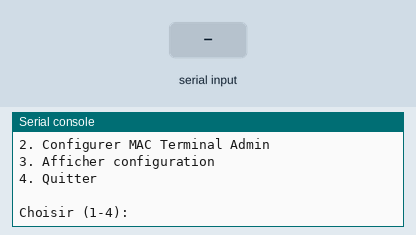
This program was run on a simulated ESP32 board running MicroPython. Shown: the last lines printed to the serial console. Inputs (shaded band) come from the test bench. EEPROM starts erased. At 5.8 s the program stops and its outputs stay as they are.

Above: at 1.2 s.
1.3 s: "1" typed at the serial console, then Enter
At 1.7 s:
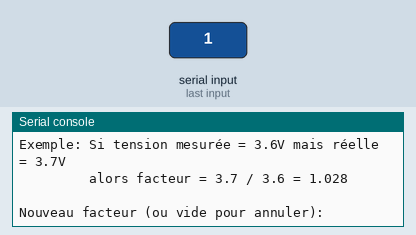
2.8 s: "2" typed at the serial console, then Enter
At 4.0 s:
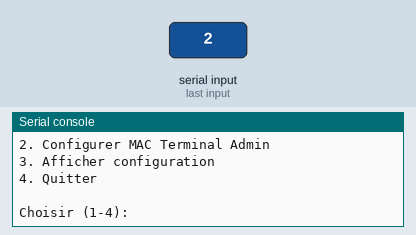
4.3 s: "3" typed at the serial console, then Enter
5.8 s: "4" typed at the serial console, then Enter
At 6.2 s:
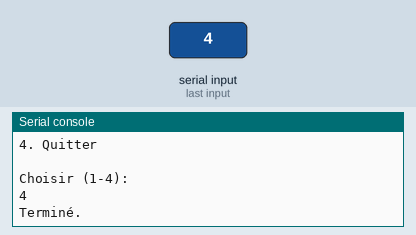
Timing chart, 0 to 7.3 s (numbered marks = the images above; inputs shaded):
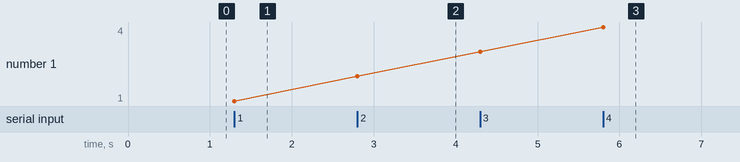

The program:

dd_nvs_utils.py
```python
"""
project : DTD
Component : DD
file: dd_nvs_utils.py
author: jom52
email: jom52.dev@gmail.com
github: https://github.com/JOM52/esp32-dtd
v1.0.0 : 13.01.2026
"""

__version__ = "1.0.0"

import esp32
import struct

# ================================================================
# FONCTIONS NVS DE BASE
# ================================================================

def set_str(namespace, key, value):
    """Écrit une chaîne UTF-8 dans NVS"""
    if not isinstance(value, str):
        raise TypeError("set_str() attend une chaîne (str)")

    nvs = esp32.NVS(namespace)
    nvs.set_blob(key, value.encode())
    nvs.commit()
    return True

def get_str(namespace, key, default="", max_len=32):
    """Lit une chaîne UTF-8 depuis NVS avec buffer"""
    try:
        nvs = esp32.NVS(namespace)
        buf = bytearray(max_len)
        n = nvs.get_blob(key, buf)
        return buf[:n].decode().rstrip("\x00")
    except:
        return default

def set_i32(namespace, key, value):
    """Écrit un int32 dans NVS"""
    if not isinstance(value, int):
        raise TypeError("set_i32() attend un int")

    nvs = esp32.NVS(namespace)
    nvs.set_i32(key, value)
    nvs.commit()
    return True

def get_i32(namespace, key, default=0):
    """Lit un int32 depuis NVS"""
    try:
        nvs = esp32.NVS(namespace)
        return nvs.get_i32(key)
    except:
        return default

def set_f32(namespace, key, value):
    """Écrit un float32 dans NVS (stocké comme blob)"""
    try:
        nvs = esp32.NVS(namespace)
        blob = struct.pack('f', float(value))
        nvs.set_blob(key, blob)
        nvs.commit()
        return True
    except:
        return False

def get_f32(namespace, key, default=0.0):
    """Lit un float32 depuis NVS"""
    try:
        nvs = esp32.NVS(namespace)
        buf = bytearray(4)
        n = nvs.get_blob(key, buf)
        if n >= 4:
            return struct.unpack('f', buf[:4])[0]
        return default
    except:
        return default

def delete_key(namespace, key):
    """Supprime une clé NVS"""
    try:
        nvs = esp32.NVS(namespace)
        nvs.erase_key(key)
        nvs.commit()
        return True
    except:
        return False

# ================================================================
# CONFIGURATION DD SPÉCIFIQUE
# ================================================================

NVS_NAMESPACE = "DTD"

def set_battery_calibration(factor):
    """
    Configure le facteur de calibration batterie

    Args:
        factor (float): Facteur de correction (0.5 - 2.0)

    Returns:
        bool: True si succès
    """
    if not isinstance(factor, (int, float)):
        print("[NVS] Erreur: facteur doit être numérique")
        return False

    if factor < 0.5 or factor > 2.0:
        print("[NVS] Erreur: facteur hors limites (0.5 - 2.0)")
        return False

    try:
        set_f32(NVS_NAMESPACE, "bat_cal_factor", factor)
        print("[NVS] Calibration batterie enregistrée: {:.3f}".format(factor))
        return True
    except Exception as e:
        print("[NVS] Erreur enregistrement calibration:", e)
        return False

def get_battery_calibration():
    """
    Lit le facteur de calibration batterie

    Returns:
        float: Facteur de correction (1.0 par défaut)
    """
    try:
        factor = get_f32(NVS_NAMESPACE, "bat_cal_factor", default=1.0)
        if 0.5 <= factor <= 2.0:
            return factor
        else:
            print("[NVS] Facteur invalide, utilisation défaut")
            return 1.0
    except:
        return 1.0

def set_ta_mac(mac_address):
    """
    Configure l'adresse MAC du Terminal Admin

    Args:
        mac_address (str): Adresse MAC format "AA:BB:CC:DD:EE:FF"

    Returns:
        bool: True si succès
    """
    if not isinstance(mac_address, str):
        print("[NVS] Erreur: MAC doit être une chaîne")
        return False

    # Validation format MAC (simple)
    if len(mac_address) < 17:
        print("[NVS] Erreur: MAC invalide (format: AA:BB:CC:DD:EE:FF)")
        return False

    try:
        set_str(NVS_NAMESPACE, "ta_mac", mac_address)
        print("[NVS] MAC du TA enregistré: {}".format(mac_address))
        return True
    except Exception as e:
        print("[NVS] Erreur enregistrement MAC:", e)
        return False

def get_ta_mac():
    """
    Lit l'adresse MAC du Terminal Admin

    Returns:
        str: Adresse MAC ou chaîne vide si non configuré
    """
    try:
        mac = get_str(NVS_NAMESPACE, "ta_mac", default="")
        return mac
    except:
        return ""

def show_config():
    """Affiche la configuration NVS actuelle"""
    print("=" * 60)
    print("CONFIGURATION DD (NVS)")
    print("=" * 60)

    # Calibration batterie
    bat_cal = get_battery_calibration()
    print("Calibration batterie: {:.3f}".format(bat_cal))

    # MAC du TA
    ta_mac = get_ta_mac()
    if ta_mac:
        print("MAC Terminal Admin: {}".format(ta_mac))
    else:
        print("MAC Terminal Admin: NON CONFIGURÉ")

    print("=" * 60)

# ================================================================
# UTILITAIRE DE CONFIGURATION INTERACTIF
# ================================================================

def config_interactive():
    """Menu interactif de configuration"""
    while True:
        print()
        print("=" * 60)
        print("CONFIGURATION DD - NVS")
        print("=" * 60)
        print()
        print("1. Configurer calibration batterie")
        print("2. Configurer MAC Terminal Admin")
        print("3. Afficher configuration")
        print("4. Quitter")
        print()

        choice = input("Choisir (1-4): ").strip()

        if choice == "1":
            _config_battery()
        elif choice == "2":
            _config_ta_mac()
        elif choice == "3":
            show_config()
        elif choice == "4":
            print("Terminé.")
            break
        else:
            print("Choix invalide!")

def _config_battery():
    """Configuration interactive calibration batterie"""
    print()
    print("=" * 60)
    print("CALIBRATION BATTERIE")
    print("=" * 60)
    print()

    # Valeur actuelle
    current = get_battery_calibration()
    print("Facteur actuel: {:.3f}".format(current))
    print()
    print("Plage valide: 0.500 à 2.000")
    print("Exemple: Si tension mesurée = 3.6V mais réelle = 3.7V")
    print("         alors facteur = 3.7 / 3.6 = 1.028")
    print()

    # Nouvelle valeur
    try:
        value_str = input("Nouveau facteur (ou vide pour annuler): ").strip()
        if not value_str:
            print("Annulé.")
            return

        new_factor = float(value_str)

        if set_battery_calibration(new_factor):
            print("✓ Configuration enregistrée")
            print()
            print("Redémarrer le DD pour appliquer:")
            print("  >>> import machine")
            print("  >>> machine.reset()")
        else:
            print("✗ Échec de la configuration")

    except ValueError:
        print("Erreur: valeur invalide!")

def _config_ta_mac():
    """Configuration interactive MAC Terminal Admin"""
    print()
    print("=" * 60)
    print("MAC TERMINAL ADMIN")
    print("=" * 60)
    print()

    # Valeur actuelle
    current = get_ta_mac()
    if current:
        print("MAC actuel: {}".format(current))
    else:
        print("MAC actuel: NON CONFIGURÉ")
    print()
    print("Format: AA:BB:CC:DD:EE:FF")
    print()

    # Nouvelle valeur
    mac_str = input("Nouvelle adresse MAC (ou vide pour annuler): ").strip()
    if not mac_str:
        print("Annulé.")
        return

    if set_ta_mac(mac_str):
        print("✓ Configuration enregistrée")
        print()
        print("Le DD peut maintenant communiquer avec le TA via ESP-NOW")
    else:
        print("✗ Échec de la configuration")

# ================================================================
# POINT D'ENTRÉE
# ================================================================

if __name__ == "__main__":
    config_interactive()
```

Measured:
- after the input at 1.3 s, the serial console: prints a new line at once (image 1)
- after the input at 2.8 s, the serial console: prints a new line at once (image 2)
- after the input at 5.8 s, the serial console: prints a new line at once (image 3)
